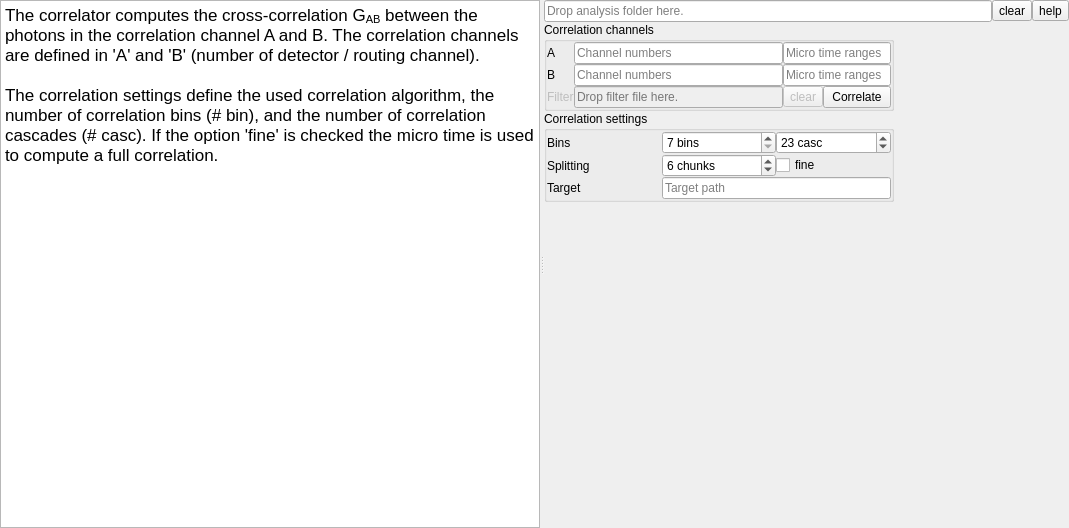
<?xml version="1.0" encoding="UTF-8"?>
<ui version="4.0">
 <class>Form</class>
 <widget class="QWidget" name="Form">
  <property name="geometry">
   <rect>
    <x>0</x>
    <y>0</y>
    <width>1069</width>
    <height>528</height>
   </rect>
  </property>
  <property name="sizePolicy">
   <sizepolicy hsizetype="Fixed" vsizetype="Preferred">
    <horstretch>0</horstretch>
    <verstretch>0</verstretch>
   </sizepolicy>
  </property>
  <property name="windowTitle">
   <string>Form</string>
  </property>
  <layout class="QVBoxLayout" name="verticalLayout">
   <property name="spacing">
    <number>0</number>
   </property>
   <property name="leftMargin">
    <number>0</number>
   </property>
   <property name="topMargin">
    <number>0</number>
   </property>
   <property name="rightMargin">
    <number>0</number>
   </property>
   <property name="bottomMargin">
    <number>0</number>
   </property>
   <item>
    <widget class="QSplitter" name="splitter">
     <property name="orientation">
      <enum>Qt::Horizontal</enum>
     </property>
     <widget class="QTextEdit" name="textEdit">
      <property name="html">
       <string>&lt;!DOCTYPE HTML PUBLIC &quot;-//W3C//DTD HTML 4.0//EN&quot; &quot;http://www.w3.org/TR/REC-html40/strict.dtd&quot;&gt;
&lt;html&gt;&lt;head&gt;&lt;meta name=&quot;qrichtext&quot; content=&quot;1&quot; /&gt;&lt;style type=&quot;text/css&quot;&gt;
p, li { white-space: pre-wrap; }
&lt;/style&gt;&lt;/head&gt;&lt;body style=&quot; font-family:'.AppleSystemUIFont'; font-size:13pt; font-weight:400; font-style:normal;&quot;&gt;
&lt;p style=&quot; margin-top:0px; margin-bottom:0px; margin-left:0px; margin-right:0px; -qt-block-indent:0; text-indent:0px;&quot;&gt;The correlator computes the cross-correlation G&lt;span style=&quot; vertical-align:sub;&quot;&gt;AB&lt;/span&gt; between the photons in the correlation channel A and B. The correlation channels are defined in 'A' and 'B' (number of detector / routing channel).&lt;/p&gt;
&lt;p style=&quot;-qt-paragraph-type:empty; margin-top:0px; margin-bottom:0px; margin-left:0px; margin-right:0px; -qt-block-indent:0; text-indent:0px;&quot;&gt;&lt;br /&gt;&lt;/p&gt;
&lt;p style=&quot; margin-top:0px; margin-bottom:0px; margin-left:0px; margin-right:0px; -qt-block-indent:0; text-indent:0px;&quot;&gt;The correlation settings define the used correlation algorithm, the number of correlation bins (# bin), and the number of correlation cascades (# casc). If the option 'fine' is checked the micro time is used to compute a full correlation.&lt;/p&gt;&lt;/body&gt;&lt;/html&gt;</string>
      </property>
     </widget>
     <widget class="QWidget" name="widget" native="true">
      <layout class="QGridLayout" name="gridLayout">
       <property name="leftMargin">
        <number>0</number>
       </property>
       <property name="topMargin">
        <number>0</number>
       </property>
       <property name="rightMargin">
        <number>0</number>
       </property>
       <property name="bottomMargin">
        <number>0</number>
       </property>
       <property name="spacing">
        <number>0</number>
       </property>
       <item row="1" column="0" colspan="2">
        <widget class="QGroupBox" name="groupBox_2">
         <property name="title">
          <string>Correlation channels</string>
         </property>
         <layout class="QGridLayout" name="gridLayout_2">
          <property name="leftMargin">
           <number>0</number>
          </property>
          <property name="topMargin">
           <number>0</number>
          </property>
          <property name="rightMargin">
           <number>0</number>
          </property>
          <property name="bottomMargin">
           <number>0</number>
          </property>
          <property name="spacing">
           <number>0</number>
          </property>
          <item row="0" column="0">
           <widget class="QLabel" name="label_3">
            <property name="sizePolicy">
             <sizepolicy hsizetype="Minimum" vsizetype="Preferred">
              <horstretch>0</horstretch>
              <verstretch>0</verstretch>
             </sizepolicy>
            </property>
            <property name="text">
             <string>A</string>
            </property>
           </widget>
          </item>
          <item row="0" column="1">
           <widget class="QLineEdit" name="lineEdit">
            <property name="sizePolicy">
             <sizepolicy hsizetype="Expanding" vsizetype="Fixed">
              <horstretch>0</horstretch>
              <verstretch>0</verstretch>
             </sizepolicy>
            </property>
            <property name="text">
             <string/>
            </property>
            <property name="placeholderText">
             <string>Channel numbers</string>
            </property>
           </widget>
          </item>
          <item row="0" column="2" colspan="2">
           <widget class="QLineEdit" name="lineEdit_6">
            <property name="placeholderText">
             <string>Micro time ranges</string>
            </property>
           </widget>
          </item>
          <item row="1" column="0">
           <widget class="QLabel" name="label_4">
            <property name="sizePolicy">
             <sizepolicy hsizetype="Minimum" vsizetype="Preferred">
              <horstretch>0</horstretch>
              <verstretch>0</verstretch>
             </sizepolicy>
            </property>
            <property name="text">
             <string>B</string>
            </property>
           </widget>
          </item>
          <item row="1" column="1">
           <widget class="QLineEdit" name="lineEdit_2">
            <property name="placeholderText">
             <string>Channel numbers</string>
            </property>
           </widget>
          </item>
          <item row="1" column="2" colspan="2">
           <widget class="QLineEdit" name="lineEdit_7">
            <property name="placeholderText">
             <string>Micro time ranges</string>
            </property>
           </widget>
          </item>
          <item row="2" column="0">
           <widget class="QLabel" name="label_2">
            <property name="enabled">
             <bool>false</bool>
            </property>
            <property name="sizePolicy">
             <sizepolicy hsizetype="Minimum" vsizetype="Preferred">
              <horstretch>0</horstretch>
              <verstretch>0</verstretch>
             </sizepolicy>
            </property>
            <property name="text">
             <string>Filter</string>
            </property>
           </widget>
          </item>
          <item row="2" column="1">
           <widget class="QLineEdit" name="lineEdit_4">
            <property name="enabled">
             <bool>false</bool>
            </property>
            <property name="readOnly">
             <bool>true</bool>
            </property>
            <property name="placeholderText">
             <string>Drop filter file here.</string>
            </property>
           </widget>
          </item>
          <item row="2" column="2">
           <widget class="QToolButton" name="toolButton_2">
            <property name="enabled">
             <bool>false</bool>
            </property>
            <property name="text">
             <string>clear</string>
            </property>
           </widget>
          </item>
          <item row="2" column="3">
           <widget class="QToolButton" name="toolButton_3">
            <property name="sizePolicy">
             <sizepolicy hsizetype="Minimum" vsizetype="Minimum">
              <horstretch>0</horstretch>
              <verstretch>0</verstretch>
             </sizepolicy>
            </property>
            <property name="text">
             <string>Correlate</string>
            </property>
           </widget>
          </item>
         </layout>
        </widget>
       </item>
       <item row="1" column="2" rowspan="3">
        <widget class="QWidget" name="widget_2" native="true">
         <property name="sizePolicy">
          <sizepolicy hsizetype="Preferred" vsizetype="Expanding">
           <horstretch>0</horstretch>
           <verstretch>0</verstretch>
          </sizepolicy>
         </property>
         <layout class="QVBoxLayout" name="verticalLayout_3">
          <property name="spacing">
           <number>0</number>
          </property>
          <property name="leftMargin">
           <number>0</number>
          </property>
          <property name="topMargin">
           <number>0</number>
          </property>
          <property name="rightMargin">
           <number>0</number>
          </property>
          <property name="bottomMargin">
           <number>0</number>
          </property>
          <item>
           <layout class="QVBoxLayout" name="verticalLayout_2"/>
          </item>
         </layout>
        </widget>
       </item>
       <item row="2" column="0" colspan="2">
        <widget class="QGroupBox" name="groupBox_3">
         <property name="title">
          <string>Correlation settings</string>
         </property>
         <layout class="QGridLayout" name="gridLayout_3">
          <property name="leftMargin">
           <number>0</number>
          </property>
          <property name="topMargin">
           <number>0</number>
          </property>
          <property name="rightMargin">
           <number>0</number>
          </property>
          <property name="bottomMargin">
           <number>0</number>
          </property>
          <property name="spacing">
           <number>0</number>
          </property>
          <item row="3" column="0">
           <widget class="QLabel" name="label">
            <property name="text">
             <string>Bins</string>
            </property>
           </widget>
          </item>
          <item row="4" column="0">
           <widget class="QLabel" name="label_5">
            <property name="text">
             <string>Splitting</string>
            </property>
           </widget>
          </item>
          <item row="3" column="1">
           <widget class="QSpinBox" name="spinBox_2">
            <property name="suffix">
             <string> bins</string>
            </property>
            <property name="minimum">
             <number>7</number>
            </property>
            <property name="maximum">
             <number>9999</number>
            </property>
            <property name="value">
             <number>7</number>
            </property>
           </widget>
          </item>
          <item row="3" column="2">
           <widget class="QSpinBox" name="spinBox_3">
            <property name="sizePolicy">
             <sizepolicy hsizetype="Minimum" vsizetype="Fixed">
              <horstretch>0</horstretch>
              <verstretch>0</verstretch>
             </sizepolicy>
            </property>
            <property name="suffix">
             <string> casc</string>
            </property>
            <property name="minimum">
             <number>1</number>
            </property>
            <property name="value">
             <number>23</number>
            </property>
           </widget>
          </item>
          <item row="5" column="0">
           <widget class="QLabel" name="label_8">
            <property name="text">
             <string>Target</string>
            </property>
           </widget>
          </item>
          <item row="4" column="1">
           <widget class="QSpinBox" name="spinBox">
            <property name="suffix">
             <string> chunks</string>
            </property>
            <property name="minimum">
             <number>1</number>
            </property>
            <property name="maximum">
             <number>9999</number>
            </property>
            <property name="value">
             <number>6</number>
            </property>
           </widget>
          </item>
          <item row="4" column="2">
           <widget class="QCheckBox" name="checkBox_2">
            <property name="sizePolicy">
             <sizepolicy hsizetype="Minimum" vsizetype="Fixed">
              <horstretch>0</horstretch>
              <verstretch>0</verstretch>
             </sizepolicy>
            </property>
            <property name="text">
             <string>fine</string>
            </property>
           </widget>
          </item>
          <item row="5" column="1" colspan="2">
           <widget class="QLineEdit" name="lineEdit_5">
            <property name="placeholderText">
             <string>Target path</string>
            </property>
           </widget>
          </item>
         </layout>
        </widget>
       </item>
       <item row="3" column="1">
        <spacer name="verticalSpacer">
         <property name="orientation">
          <enum>Qt::Vertical</enum>
         </property>
         <property name="sizeHint" stdset="0">
          <size>
           <width>20</width>
           <height>323</height>
          </size>
         </property>
        </spacer>
       </item>
       <item row="0" column="0" colspan="3">
        <layout class="QHBoxLayout" name="horizontalLayout">
         <item>
          <widget class="QLineEdit" name="lineEdit_3">
           <property name="dragEnabled">
            <bool>true</bool>
           </property>
           <property name="readOnly">
            <bool>true</bool>
           </property>
           <property name="placeholderText">
            <string>Drop analysis folder here.</string>
           </property>
          </widget>
         </item>
         <item>
          <widget class="QToolButton" name="toolButton_4">
           <property name="text">
            <string>clear</string>
           </property>
          </widget>
         </item>
         <item>
          <widget class="QToolButton" name="toolButton">
           <property name="text">
            <string>help</string>
           </property>
           <property name="checkable">
            <bool>true</bool>
           </property>
           <property name="checked">
            <bool>false</bool>
           </property>
          </widget>
         </item>
        </layout>
       </item>
      </layout>
     </widget>
    </widget>
   </item>
  </layout>
  <action name="actionUpdate_ouput_path">
   <property name="text">
    <string>Update ouput path</string>
   </property>
  </action>
 </widget>
 <tabstops>
  <tabstop>lineEdit_3</tabstop>
  <tabstop>toolButton_4</tabstop>
  <tabstop>lineEdit</tabstop>
  <tabstop>lineEdit_2</tabstop>
  <tabstop>toolButton_3</tabstop>
  <tabstop>lineEdit_6</tabstop>
  <tabstop>lineEdit_7</tabstop>
  <tabstop>lineEdit_4</tabstop>
  <tabstop>toolButton_2</tabstop>
  <tabstop>spinBox_2</tabstop>
  <tabstop>spinBox_3</tabstop>
  <tabstop>spinBox</tabstop>
  <tabstop>checkBox_2</tabstop>
  <tabstop>lineEdit_5</tabstop>
  <tabstop>textEdit</tabstop>
 </tabstops>
 <resources/>
 <connections>
  <connection>
   <sender>toolButton</sender>
   <signal>toggled(bool)</signal>
   <receiver>textEdit</receiver>
   <slot>setVisible(bool)</slot>
   <hints>
    <hint type="sourcelabel">
     <x>539</x>
     <y>21</y>
    </hint>
    <hint type="destinationlabel">
     <x>135</x>
     <y>156</y>
    </hint>
   </hints>
  </connection>
  <connection>
   <sender>lineEdit</sender>
   <signal>returnPressed()</signal>
   <receiver>actionUpdate_ouput_path</receiver>
   <slot>trigger()</slot>
   <hints>
    <hint type="sourcelabel">
     <x>557</x>
     <y>55</y>
    </hint>
    <hint type="destinationlabel">
     <x>-1</x>
     <y>-1</y>
    </hint>
   </hints>
  </connection>
  <connection>
   <sender>lineEdit_2</sender>
   <signal>returnPressed()</signal>
   <receiver>actionUpdate_ouput_path</receiver>
   <slot>trigger()</slot>
   <hints>
    <hint type="sourcelabel">
     <x>557</x>
     <y>76</y>
    </hint>
    <hint type="destinationlabel">
     <x>-1</x>
     <y>-1</y>
    </hint>
   </hints>
  </connection>
 </connections>
</ui>
